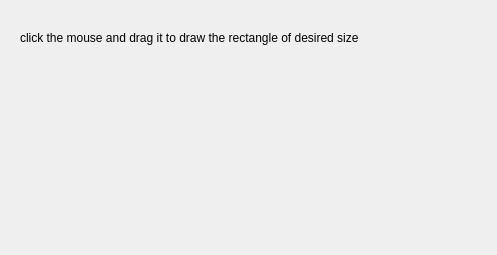
<?xml version="1.0" encoding="UTF-8"?>
<ui version="4.0">
 <class>Dialog</class>
 <widget class="QDialog" name="Dialog">
  <property name="geometry">
   <rect>
    <x>0</x>
    <y>0</y>
    <width>497</width>
    <height>255</height>
   </rect>
  </property>
  <property name="windowTitle">
   <string>Dialog</string>
  </property>
  <widget class="QLabel" name="label">
   <property name="geometry">
    <rect>
     <x>20</x>
     <y>30</y>
     <width>461</width>
     <height>16</height>
    </rect>
   </property>
   <property name="text">
    <string>click the mouse and drag it to draw the rectangle of desired size</string>
   </property>
  </widget>
 </widget>
 <resources/>
 <connections/>
</ui>
